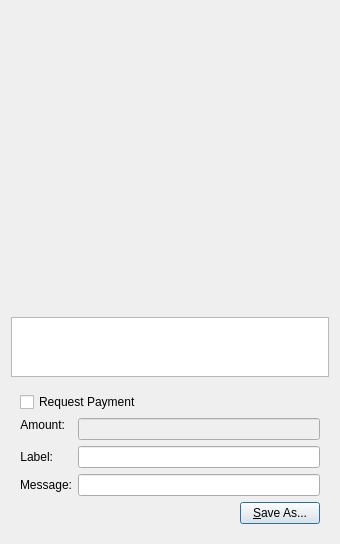
<?xml version="1.0" encoding="UTF-8"?>
<ui version="4.0">
 <class>QRCodeDialog</class>
 <widget class="QDialog" name="QRCodeDialog">
  <property name="windowModality">
   <enum>Qt::ApplicationModal</enum>
  </property>
  <property name="geometry">
   <rect>
    <x>0</x>
    <y>0</y>
    <width>340</width>
    <height>544</height>
   </rect>
  </property>
  <property name="windowTitle">
   <string>QR Code Dialog</string>
  </property>
  <layout class="QVBoxLayout" name="verticalLayout_3">
   <item>
    <widget class="QLabel" name="lblQRCode">
     <property name="sizePolicy">
      <sizepolicy hsizetype="Expanding" vsizetype="Expanding">
       <horstretch>0</horstretch>
       <verstretch>0</verstretch>
      </sizepolicy>
     </property>
     <property name="minimumSize">
      <size>
       <width>300</width>
       <height>300</height>
      </size>
     </property>
     <property name="textFormat">
      <enum>Qt::PlainText</enum>
     </property>
     <property name="alignment">
      <set>Qt::AlignCenter</set>
     </property>
     <property name="wordWrap">
      <bool>true</bool>
     </property>
    </widget>
   </item>
   <item>
    <widget class="QPlainTextEdit" name="outUri">
     <property name="sizePolicy">
      <sizepolicy hsizetype="Expanding" vsizetype="Minimum">
       <horstretch>0</horstretch>
       <verstretch>0</verstretch>
      </sizepolicy>
     </property>
     <property name="minimumSize">
      <size>
       <width>0</width>
       <height>50</height>
      </size>
     </property>
     <property name="tabChangesFocus">
      <bool>true</bool>
     </property>
     <property name="textInteractionFlags">
      <set>Qt::TextSelectableByKeyboard|Qt::TextSelectableByMouse</set>
     </property>
    </widget>
   </item>
   <item>
    <widget class="QWidget" name="widget" native="true">
     <layout class="QVBoxLayout" name="verticalLayout_2">
      <item>
       <widget class="QCheckBox" name="chkReqPayment">
        <property name="enabled">
         <bool>true</bool>
        </property>
        <property name="text">
         <string>Request Payment</string>
        </property>
       </widget>
      </item>
      <item>
       <layout class="QFormLayout" name="formLayout">
        <property name="fieldGrowthPolicy">
         <enum>QFormLayout::AllNonFixedFieldsGrow</enum>
        </property>
        <item row="1" column="0">
         <widget class="QLabel" name="lblLabel">
          <property name="text">
           <string>Label:</string>
          </property>
          <property name="textFormat">
           <enum>Qt::PlainText</enum>
          </property>
          <property name="alignment">
           <set>Qt::AlignRight|Qt::AlignTrailing|Qt::AlignVCenter</set>
          </property>
          <property name="buddy">
           <cstring>lnLabel</cstring>
          </property>
         </widget>
        </item>
        <item row="1" column="1">
         <widget class="QLineEdit" name="lnLabel"/>
        </item>
        <item row="2" column="0">
         <widget class="QLabel" name="lblMessage">
          <property name="text">
           <string>Message:</string>
          </property>
          <property name="textFormat">
           <enum>Qt::PlainText</enum>
          </property>
          <property name="alignment">
           <set>Qt::AlignRight|Qt::AlignTrailing|Qt::AlignVCenter</set>
          </property>
          <property name="buddy">
           <cstring>lnMessage</cstring>
          </property>
         </widget>
        </item>
        <item row="2" column="1">
         <widget class="QLineEdit" name="lnMessage"/>
        </item>
        <item row="0" column="0">
         <widget class="QLabel" name="lblAmount">
          <property name="sizePolicy">
           <sizepolicy hsizetype="Preferred" vsizetype="Maximum">
            <horstretch>0</horstretch>
            <verstretch>0</verstretch>
           </sizepolicy>
          </property>
          <property name="text">
           <string>Amount:</string>
          </property>
          <property name="textFormat">
           <enum>Qt::PlainText</enum>
          </property>
          <property name="alignment">
           <set>Qt::AlignRight|Qt::AlignTrailing|Qt::AlignVCenter</set>
          </property>
          <property name="buddy">
           <cstring>lnReqAmount</cstring>
          </property>
         </widget>
        </item>
        <item row="0" column="1">
         <widget class="BitcoinAmountField" name="lnReqAmount">
          <property name="enabled">
           <bool>false</bool>
          </property>
          <property name="minimumSize">
           <size>
            <width>80</width>
            <height>0</height>
           </size>
          </property>
         </widget>
        </item>
       </layout>
      </item>
      <item>
       <layout class="QHBoxLayout" name="horizontalLayout">
        <item>
         <spacer name="horizontalSpacer">
          <property name="orientation">
           <enum>Qt::Horizontal</enum>
          </property>
          <property name="sizeHint" stdset="0">
           <size>
            <width>40</width>
            <height>20</height>
           </size>
          </property>
         </spacer>
        </item>
        <item>
         <widget class="QPushButton" name="btnSaveAs">
          <property name="text">
           <string>&amp;Save As...</string>
          </property>
         </widget>
        </item>
       </layout>
      </item>
     </layout>
    </widget>
   </item>
  </layout>
 </widget>
 <customwidgets>
  <customwidget>
   <class>BitcoinAmountField</class>
   <extends>QLineEdit</extends>
   <header>bitcoinamountfield.h</header>
   <container>1</container>
  </customwidget>
 </customwidgets>
 <resources/>
 <connections>
  <connection>
   <sender>chkReqPayment</sender>
   <signal>clicked(bool)</signal>
   <receiver>lnReqAmount</receiver>
   <slot>setEnabled(bool)</slot>
   <hints>
    <hint type="sourcelabel">
     <x>92</x>
     <y>285</y>
    </hint>
    <hint type="destinationlabel">
     <x>98</x>
     <y>311</y>
    </hint>
   </hints>
  </connection>
 </connections>
</ui>
